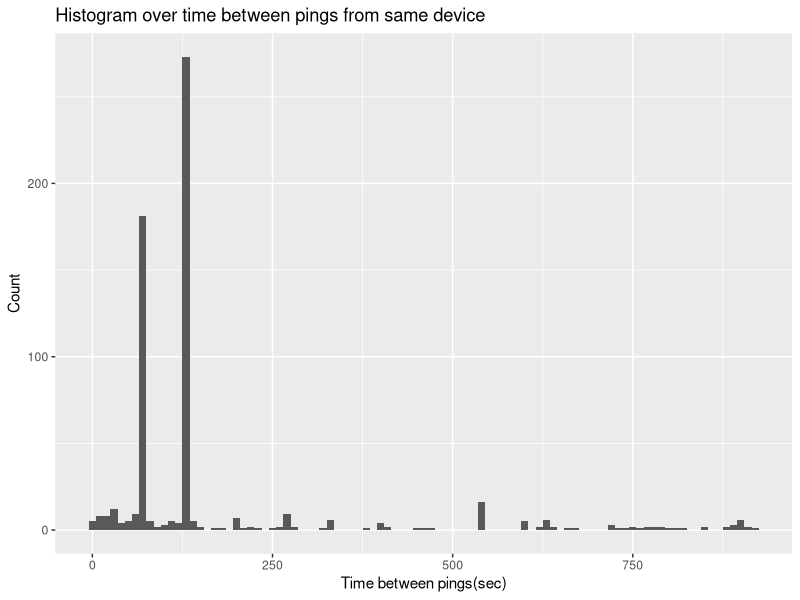
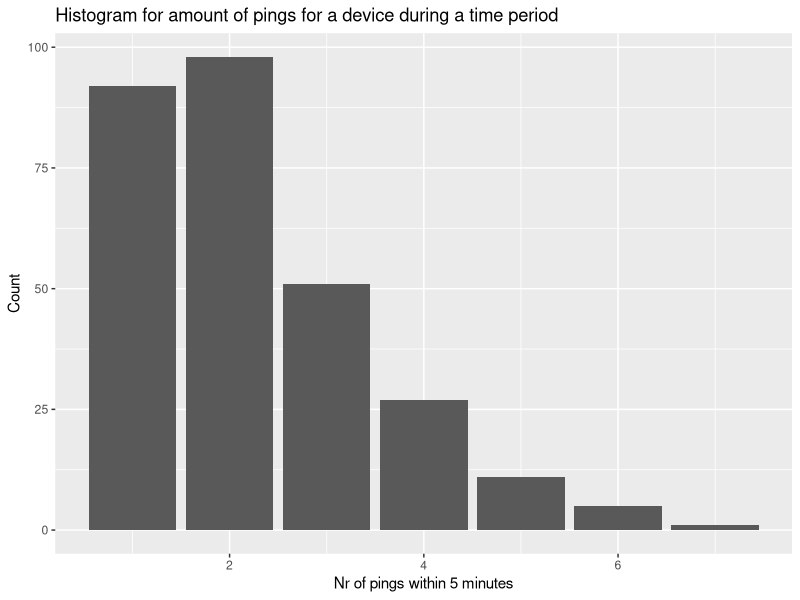

Write the R code that produced these figures, in order.
library(readr)
library(tidyverse)
raspdata<- read_csv("csv_dump.txt",col_names = c("Time","Address","RSSI","SS_ID") )

pingrasp <- raspdata %>%
  filter(is.na(SS_ID)) %>%
  group_by(Address) %>%
  arrange(Time) %>%
  mutate(TimeLag = Time - lag(Time,default = NA)) %>%
  filter(TimeLag >1 & TimeLag <1000)

ggplot(pingrasp,aes(TimeLag)) + geom_histogram(binwidth=10) +xlab("Time between pings(sec)") +
  ylab("Count") +ggtitle("Histogram over time between pings from same device")

mean(pingrasp$TimeLag)
median(pingrasp$TimeLag)
summary(pingrasp$TimeLag)
#test

#Calculating how often a device is pinged in a 5-minute window
intrvl <- 300 #interval set to 5 minutes
nrpings <- pingrasp %>%
  group_by(Address) %>%
  mutate(interval = floor((Time-min(Time))/intrvl) +1) %>%
  group_by(interval, add = TRUE) %>%
  summarize(startDate = min(Time),
            endDate = (startDate + intrvl -1),
            frequency = n()) %>%
  select(-interval)

ggplot(nrpings,aes(frequency)) + geom_bar() +xlab("Nr of pings within 5 minutes") +
  ylab("Count") +ggtitle("Histogram for amount of pings for a device during a time period")
  